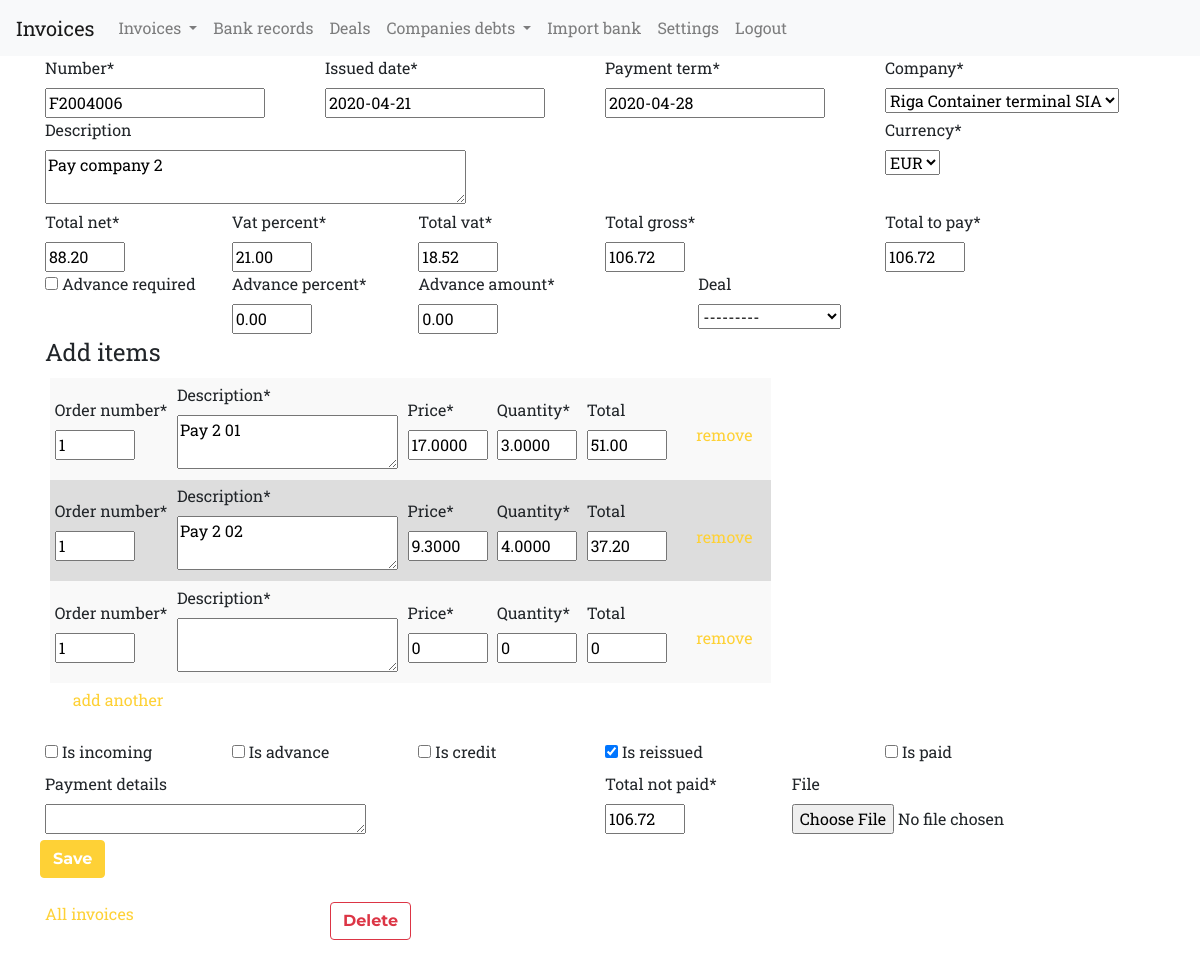
The app's page /invoices/update/83/ (signed in) with its own data.
### invoices/models/invoice_models.py (models this page shows, shortened)
class Invoice(models.Model):
    objects = InvoiceManager()
    number = models.CharField(max_length=20)
    issued_date = models.DateField(default=date.today)
    payment_term = models.DateField(default=date.today)
    company = models.ForeignKey(Company, on_delete=models.CASCADE)
    description = models.TextField(max_length=300, blank=True,
                                   validators=[MaxLengthValidator(300)])
    total_net = models.DecimalField(default=0, max_digits=10, decimal_places=2)
    vat_percent = models.DecimalField(default=0, max_digits=6, decimal_places=2)
    total_vat = models.DecimalField(default=0, max_digits=10, decimal_places=2)
    total_gross = models.DecimalField(default=0, max_digits=10, decimal_places=2)
    total_not_paid = models.DecimalField(default=0, max_digits=10, decimal_places=2)
    advance_required = models.BooleanField(default=False)
    advance_percent = models.DecimalField(default=0, max_digits=5, decimal_places=2)
    advance_amount = models.DecimalField(default=0, max_digits=10, decimal_places=2)
    total_to_pay = models.DecimalField(default=0, max_digits=10, decimal_places=2)
    is_paid = models.BooleanField(default=False)
    is_incoming = models.BooleanField(default=False)
    is_advance = models.BooleanField(default=False)
    is_reissued = models.BooleanField(default=True)
    is_credit = models.BooleanField(default=False)
    payment_details = models.TextField(max_length=100, blank=True,
                                   validators=[MaxLengthValidator(100)])
    currency = models.ForeignKey(Currency, related_name="invoices", on_delete=models.CASCADE,
        null=False, blank=False, default=1)
    deal = models.ForeignKey(Deal, related_name="invoices", on_delete=models.CASCADE, null=True, blank=True)
    file = models.FileField(upload_to='invoice_files/', blank=True)
    class Meta:
        ordering = ('-number', '-issued_date',)

### invoices/views/basic_views.py (the view, shortened to what this page needs)
@method_decorator(user_passes_test(lambda u:u.is_staff), name='dispatch')
class InvoiceUpdate(LoginRequiredMixin, UpdateView):
    model = Invoice
    form_class = InvoiceForm
    template_name = 'invoices/invoice_create.html'
    pk_url_kwarg = "invoice_id"
    success_url = reverse_lazy('invoices:index')
    def get_initial(self):
        print(self.request.GET.get('returnUrl'))
        return {'returnUrl': self.request.GET.get('returnUrl')}
    def get_context_data(self, **kwargs):
        data = super(InvoiceUpdate, self).get_context_data(**kwargs)
        if self.request.POST:
            data['items'] = InvoiceItemFormSet(self.request.POST, instance=self.object)
        else:
            data['items'] = InvoiceItemFormSet(instance=self.object)
        return data

### invoices/forms/custom_layout_object.py (called while the page is built)
    def render(self, form, form_style, context, template_pack=TEMPLATE_PACK):
        formset = context[self.formset_name_in_context]
        return render_to_string(self.template, {'formset': formset})

### invoices/models/common_models.py (called while the page is built)
    def __str__(self):
        return self.name

### invoices/models/deal_models.py (called while the page is built)
    def __str__(self):
        return self.name + '-' + self.department.name

    def __str__(self):
        return self.name

### invoices/templates/invoices/invoice_create.html (shortened to what this page needs)
{% extends "invoices/local_base.html" %}
{% load static %}
{% load crispy_forms_tags %}
{% block content %}
<div class="container">
    {% crispy form %}
    <div class="row">
        <div class="col-md-3">
            <a href="{% url 'invoices:index' %}">All invoices</a>
        </div>
        <div class="col-md-6">
            {% if object.id %}
            <a class="btn btn-outline-danger" href="{% url 'invoices:invoice_delete' invoice_id=object.id %}">Delete</a>
            {% endif %}
        </div>
    </div>
    <br>
</div>
  {% endblock content %}

### invoices/templates/invoices/invoice_create.html (style rules this page uses)
input[type=number] { width: 80px; }

### records on screen
Invoice: number "F2004006", issued_date "2020-04-21", payment_term "2020-04-28", company "Riga Container terminal SIA", description "Pay company 2", currency "EUR", total_net "88.20", vat_percent "21.00", total_vat "18.52", total_gross "106.72", total_to_pay "106.72", advance_percent "0.00", advance_amount "0.00", deal "---------", is_reissued "☑", total_not_paid "106.72"
